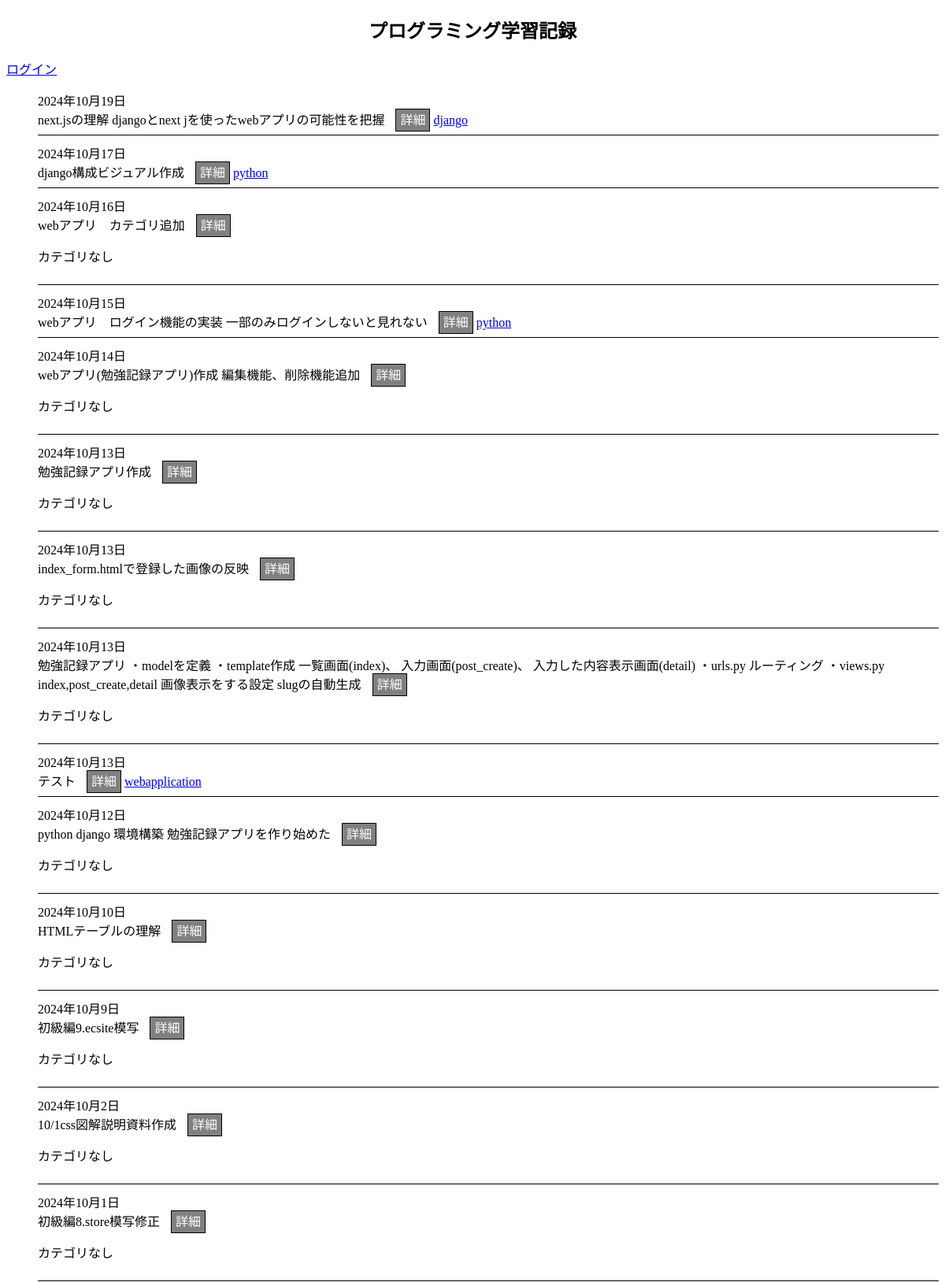
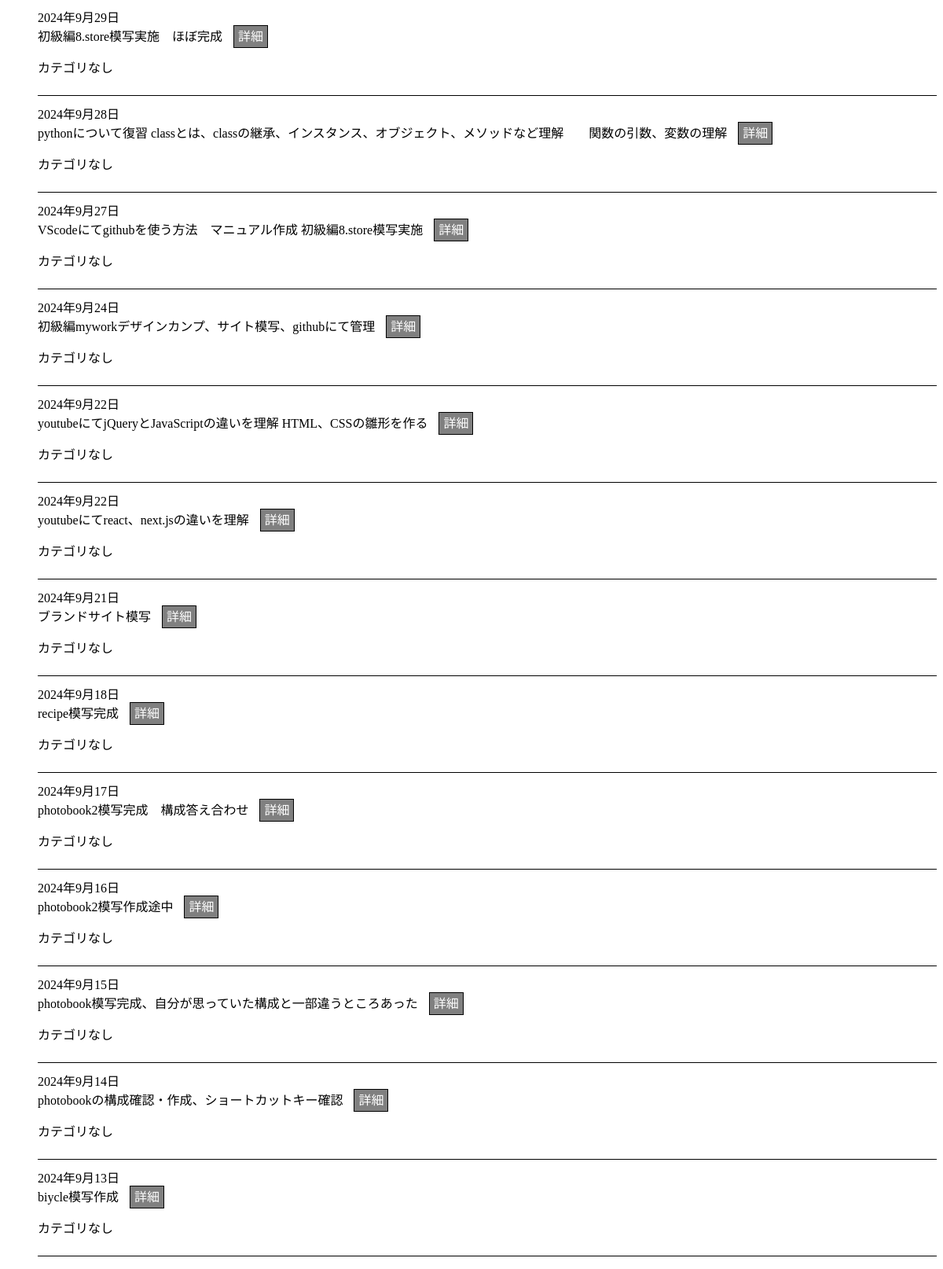
The page /recordapp/ on the database its author committed (2 pictures, top to bottom).
### recordapp/models.py (models this page shows, shortened)
class Post(models.Model):
    slug = models.SlugField(blank=True, editable=True, unique=True)
    date = models.DateField(verbose_name='投稿日')
    what_done = models.TextField(verbose_name='本日の作業内容')
    what_not_done = models.TextField(verbose_name='本日の課題', blank=True)
    what_learned = models.TextField(verbose_name='本日の取得スキル', blank=True)
    summary_image = models.ImageField(upload_to='study_summaries/', verbose_name='まとめノート', blank=True, null=True)
    category = models.ForeignKey(Category, on_delete=models.CASCADE, verbose_name='カテゴリー', related_name='posts', null=True, blank=True)
    class Meta:
        verbose_name = '勉強記録'
        verbose_name_plural = '勉強記録一覧'

class Category(models.Model):
    name = models.CharField(verbose_name='カテゴリー', max_length=50)
    class Meta:
        verbose_name = 'カテゴリー'
        verbose_name_plural = 'カテゴリー一覧'
    def __str__(self):
        return self.name

### recordapp/views.py (the view)
class IndexView(View):
    def get(self, request):
        posts = Post.objects.order_by("-date")  # データベースから全てのPostを取得
        return render(request, "recordapp/index.html", {"posts": posts})

### templates/recordapp/index.html
    {% extends "recordapp/base.html" %}
    {% block content %}
    <h2>プログラミング学習記録</h2>
    {% if user.is_authenticated %}
    <form action="{% url 'accounts:logout' %}" method="post">
        {% csrf_token%}
        <button type="submit">ログアウト</button>
    </form>
    <div class="record"><a  href="{% url 'recordapp:post'%}"><i class="fas fa-pencil-alt"></i>記録を書く</a></div>
    {% else %}
    <a  href="{% url 'accounts:login' %}">ログイン</a>
    {% endif %}
    <ul>
        {% for post in posts %}
            <li>{{ post.date }}<br>{{ post.what_done }}
                <a class="detail" href="{% url 'recordapp:detail' post.slug%}">詳細</a>
                {% if post.category%}
                <a href="{% url 'recordapp:category_list' post.category.id%}">{{ post.category }}</a>
                {% else %}
                <p>カテゴリなし</p>
                {% endif %}
            </li>
        {% empty %}
            <li>勉強記録がありません。</li>
        {% endfor %}
    </ul>
    {% endblock %}

### static/css/style.css (style rules this page uses)
h2 { text-align: center; }
.detail { text-decoration: none; color: rgb(255, 255, 255); border: 1px solid #000; background-color: gray; padding: 5px; margin-left: 10px; }
li { margin: 10px 0; border-bottom: 1px solid #000; padding-bottom: 8px; }
ul { list-style: none; }

### rows shown on the page
Post: date "2024年10月19日", what_done "next.jsの理解 djangoとnext jを使ったwebアプリの可能性を把握", category "django"
Post: date "2024年10月17日", what_done "django構成ビジュアル作成", category "python"
Post: date "2024年10月16日", what_done "webアプリ カテゴリ追加", shows "カテゴリなし"
Post: date "2024年10月15日", what_done "webアプリ ログイン機能の実装 一部のみログインしないと見れない", category "python"
Post: date "2024年10月14日", what_done "webアプリ(勉強記録アプリ)作成 編集機能、削除機能追加", shows "カテゴリなし"
Post: date "2024年10月13日", what_done "勉強記録アプリ作成", shows "カテゴリなし"
Post: date "2024年10月13日", what_done "index_form.htmlで登録した画像の反映", shows "カテゴリなし"
Post: date "2024年10月13日", what_done "勉強記録アプリ ・modelを定義 ・template作成 一覧画面(index)、 入力画面(post_create)、 入力した内容表示画面(detail) ・urls.py ルーティング ・views.py index,post_create,detail 画像表示をする設定 slugの自動生成", shows "カテゴリなし"
Post: date "2024年10月13日", what_done "テスト", category "webapplication"
Post: date "2024年10月12日", what_done "python django 環境構築 勉強記録アプリを作り始めた", shows "カテゴリなし"
Post: date "2024年10月10日", what_done "HTMLテーブルの理解", shows "カテゴリなし"
Post: date "2024年10月9日", what_done "初級編9.ecsite模写", shows "カテゴリなし"
Post: date "2024年10月2日", what_done "10/1css図解説明資料作成", shows "カテゴリなし"
Post: date "2024年10月1日", what_done "初級編8.store模写修正", shows "カテゴリなし"
Post: date "2024年9月29日", what_done "初級編8.store模写実施 ほぼ完成", shows "カテゴリなし"
Post: date "2024年9月28日", what_done "pythonについて復習 classとは、classの継承、インスタンス、オブジェクト、メソッドなど理解 関数の引数、変数の理解", shows "カテゴリなし"
Post: date "2024年9月27日", what_done "VScodeにてgithubを使う方法 マニュアル作成 初級編8.store模写実施", shows "カテゴリなし"
Post: date "2024年9月24日", what_done "初級編myworkデザインカンプ、サイト模写、githubにて管理", shows "カテゴリなし"
Post: date "2024年9月22日", what_done "youtubeにてjQueryとJavaScriptの違いを理解 HTML、CSSの雛形を作る", shows "カテゴリなし"
Post: date "2024年9月22日", what_done "youtubeにてreact、next.jsの違いを理解", shows "カテゴリなし"
Post: date "2024年9月21日", what_done "ブランドサイト模写", shows "カテゴリなし"
Post: date "2024年9月18日", what_done "recipe模写完成", shows "カテゴリなし"
Post: date "2024年9月17日", what_done "photobook2模写完成 構成答え合わせ", shows "カテゴリなし"
Post: date "2024年9月16日", what_done "photobook2模写作成途中", shows "カテゴリなし"
Post: date "2024年9月15日", what_done "photobook模写完成、自分が思っていた構成と一部違うところあった", shows "カテゴリなし"
Post: date "2024年9月14日", what_done "photobookの構成確認・作成、ショートカットキー確認", shows "カテゴリなし"
Post: date "2024年9月13日", what_done "biycle模写作成", shows "カテゴリなし"
